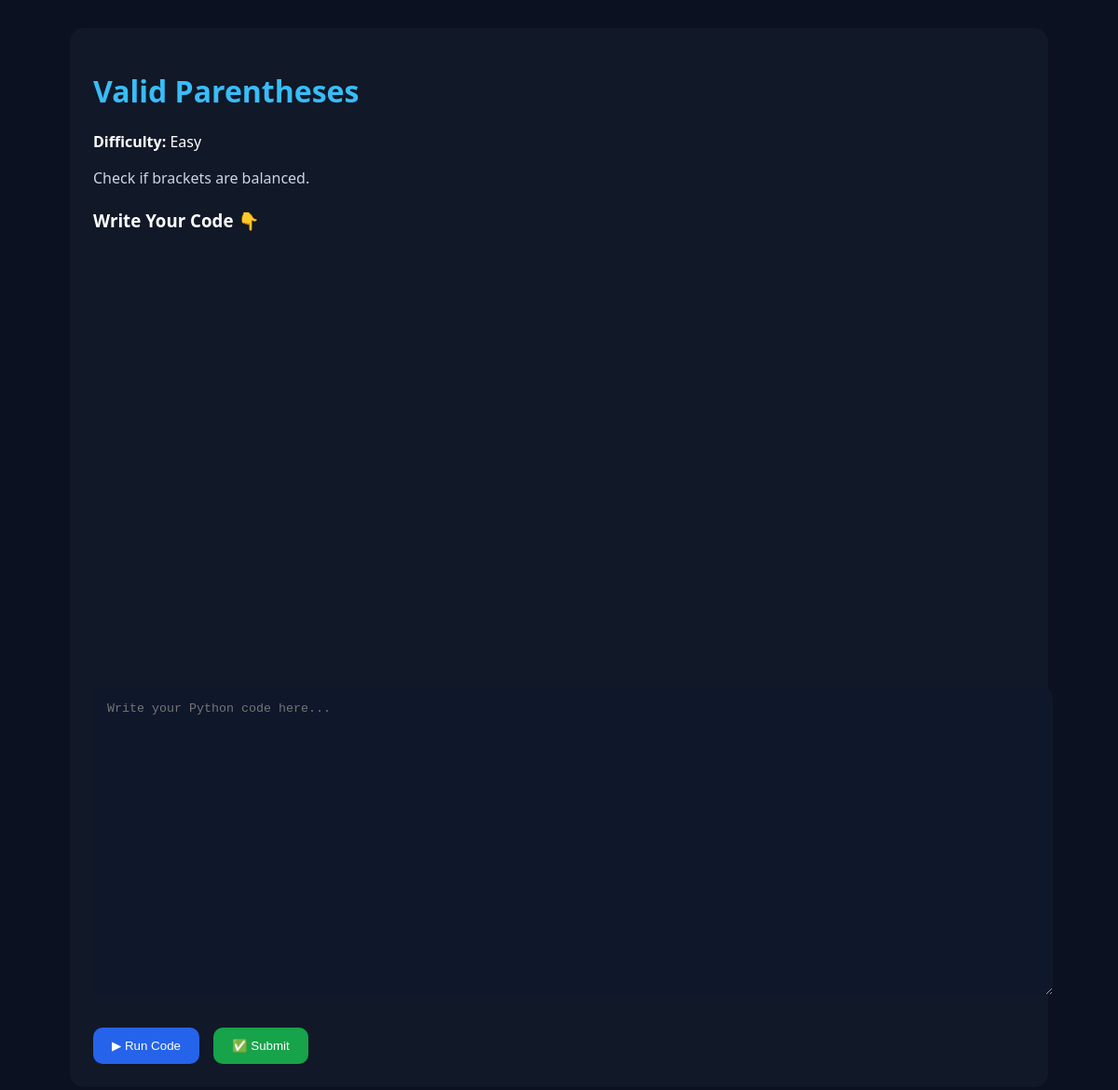
/problem/2, run on the app's committed database.
### tables this page shows
CREATE TABLE problems (
    id INTEGER PRIMARY KEY AUTOINCREMENT,
    title TEXT,
    difficulty TEXT,
    description TEXT,
    status TEXT,
    favorite TEXT
);

### app.py (the view)
@app.route("/problem/<int:problem_id>")
def problem_detail(problem_id):
    conn = sqlite3.connect("database.db")
    cursor = conn.cursor()
    cursor.execute("SELECT * FROM problems WHERE id=?", (problem_id,))
    problem = cursor.fetchone()
    conn.close()
    return render_template("problem_detail.html", problem=problem)

### templates/problem_detail.html (shortened to what this page needs)
<!DOCTYPE html>
<html>
<head>
</head>
<body>
<div class="container">
    <h1>{{ problem[1] }}</h1>
    <p><b>Difficulty:</b> {{ problem[2] }}</p>
<div class="desc">
    {{ problem[3] }}
</div>
<h3 style="margin-top:20px;">Write Your Code 👇</h3>
<form method="POST" action="/run_code/{{ problem[0] }}">
    <textarea name="code" placeholder="Write your Python code here...">{{ code if code else "" }}</textarea>
    <br>
    <div style="margin-top:15px;display:flex;gap:15px;">
    <button type="submit">▶ Run Code</button>
    <button
        type="submit"
        formaction="/submit_code/{{ problem[0] }}"
        style="background:#16a34a;">
        ✅ Submit
    </button>
</div>
</form>
</div>
</body>
</html>

### templates/problem_detail.html (style rules this page uses)
body { background:#0b1120; color:white; font-family:'Segoe UI',sans-serif; margin:0; padding:30px; }
.container { max-width:1000px; margin:auto; background:#111827; padding:25px; border-radius:15px; }
h1 { color:#38bdf8; }
.desc { margin-top:15px; color:#cbd5e1; line-height:1.6; }
textarea { width:100%; height:300px; margin-top:20px; background:#0f172a; color:white; border:none; padding:15px; border-radius:10px; font-family:monospace; }
button { margin-top:15px; padding:12px 20px; background:#2563eb; color:white; border:none; border-radius:10px; cursor:pointer; }

### data on the page
problems: title "Valid Parentheses", difficulty "Easy", description "Check if brackets are balanced."
